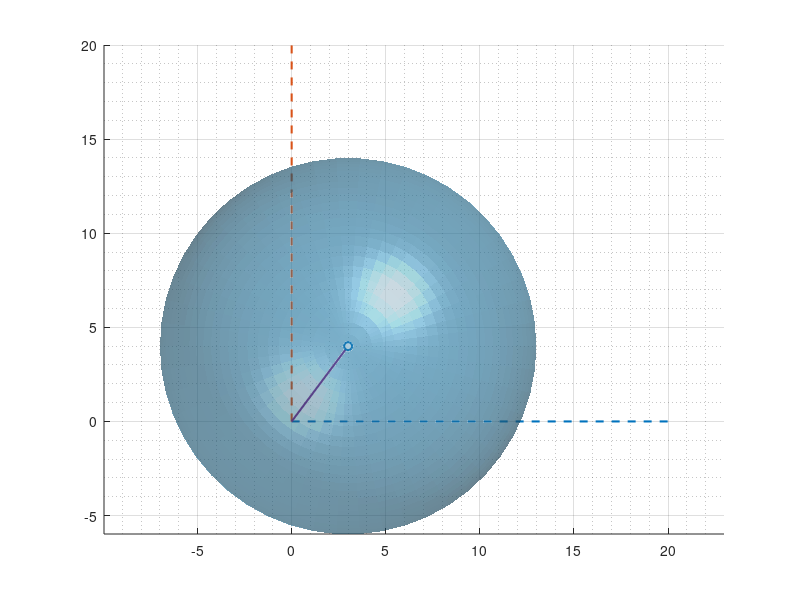

The MATLAB script that drew this image: (Note: this script raises an error after producing the figure.)
clc; clear; close all;

va = 10;
w = [3, 4, 5];
chi = 0;
gamma = -pi/3;
unitVg = [cos(gamma)*cos(chi), cos(gamma)*sin(chi), sin(gamma)];

figure;
hold on; grid on; grid minor; axis equal;
%axes
plot3([0, 2*va], [0, 0], [0, 0], "LineStyle", "--", "LineWidth", 1.5);
plot3([0, 0], [0, 2*va], [0, 0], "LineStyle", "--", "LineWidth", 1.5);
plot3([0, 0], [0, 0], [0, 2*va], "LineStyle", "--", "LineWidth", 1.5);


% wind vector
plot3([0, w(1)], [0, w(2)], [0, w(3)], "LineWidth", 1.5);
scatter3(w(1), w(2), w(3), "Marker", "o", "LineWidth", 1.5, "MarkerFaceColor","auto");


[X,Y,Z] = sphere(50);   % higher resolution: (n+1)-by-(n+1)
X = X * va + w(1);
Y = Y * va + w(2);
Z = Z * va + w(3);
surf(X,Y,Z, 'FaceColor', [0.2 0.6 0.8], 'EdgeColor', 'none', 'FaceAlpha', 0.4)
camlight; lighting phong


% ground velocity line
plot3([0, unitVg(1)*2*va], [0, unitVg(2)*2*va], [0, unitVg(3)*2*va], "LineWidth", 1.5, "LineStyle", ":");


A = unitVg(1)^2 + unitVg(2)^2 + unitVg(3)^2;
B = -2*(unitVg(1)*w(1) + unitVg(2)*w(2) + unitVg(3)*w(3));
C = w(1)^2 + w(2)^2 + w(3)^2 - va^2;
root = roots([A, B, C]);
magVg = root(root >= 0);
magVg = magVg(1);

Vg = unitVg * magVg;

scatter3(Vg(1), Vg(2), Vg(3), "Marker", "o", "LineWidth", 1.5, "MarkerFaceColor","auto");

plot3([w(1), Vg(1)], [w(2), Vg(2)], [w(3), Vg(3)], "LineWidth", 1.5);
xlabel("x");
ylabel("y");
zlabel("z");
hold off;
